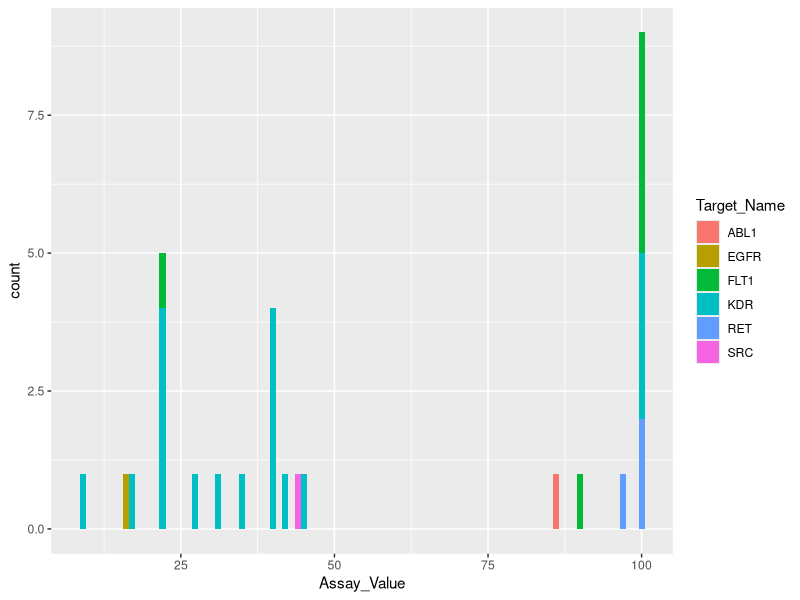
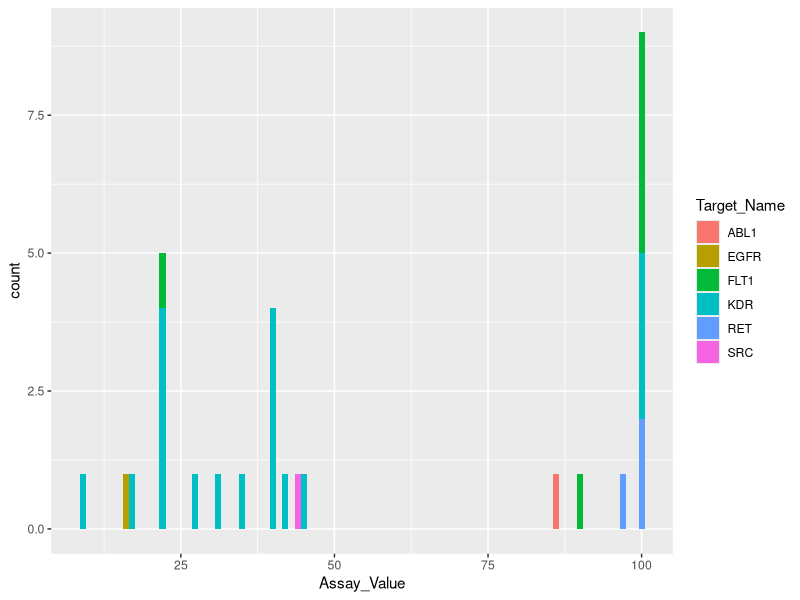

Source code (R) for these figures, in order:
## ---- chunk 1
knitr::opts_chunk$set(echo = TRUE)
library(dplyr)
library(ggplot2)
library(here)
## ---- chunk 2
#read in our data file
#which contains drug-target relationships, specified by the assay value (such as an IC50) describing the strength between the drug and target
fullDrugTargetFile<-read.table(here("data", "Targetome_Evidence_TIPS_101017.txt"), header = TRUE, sep="\t")
head(fullDrugTargetFile)

#let's see what drugs we have
drugNames<-fullDrugTargetFile %>%
  select(Drug) %>%
  distinct() %>%
  arrange(Drug)

#137 total drugs here
drugNames
## ---- chunk 3
#say we are interested in 1 drug -> vandetanib
#let's pull all the targets and take al ook
vandetanibTargets<-fullDrugTargetFile %>%
  filter(Drug=="Vandetanib")
head(vandetanibTargets)

#low IC50 means stronger target relationships
#let's filter to all the targets that had a reported IC50<=100
vandetanib_under100M<-vandetanibTargets %>%
  filter(Assay_Type=="IC50" & Assay_Relation=="=" & Assay_Value<=100) %>%
  arrange(Target_Name, Assay_Value) %>%
  distinct()
vandetanib_under100M

## ---- chunk 4

#make a quick barplot, no frills
#show the different targets for this drug
#fill color by target so we can get a nice overview
barPlot<-vandetanib_under100M %>%
  group_by(Drug, Target_Name) %>%
  ggplot(aes(x=Assay_Value, fill=Target_Name), color="black") +
  geom_bar(width=1)
barPlot

#save our figure
ggsave(here("output", "MyFavorite_BarPlot.png"), barPlot)

